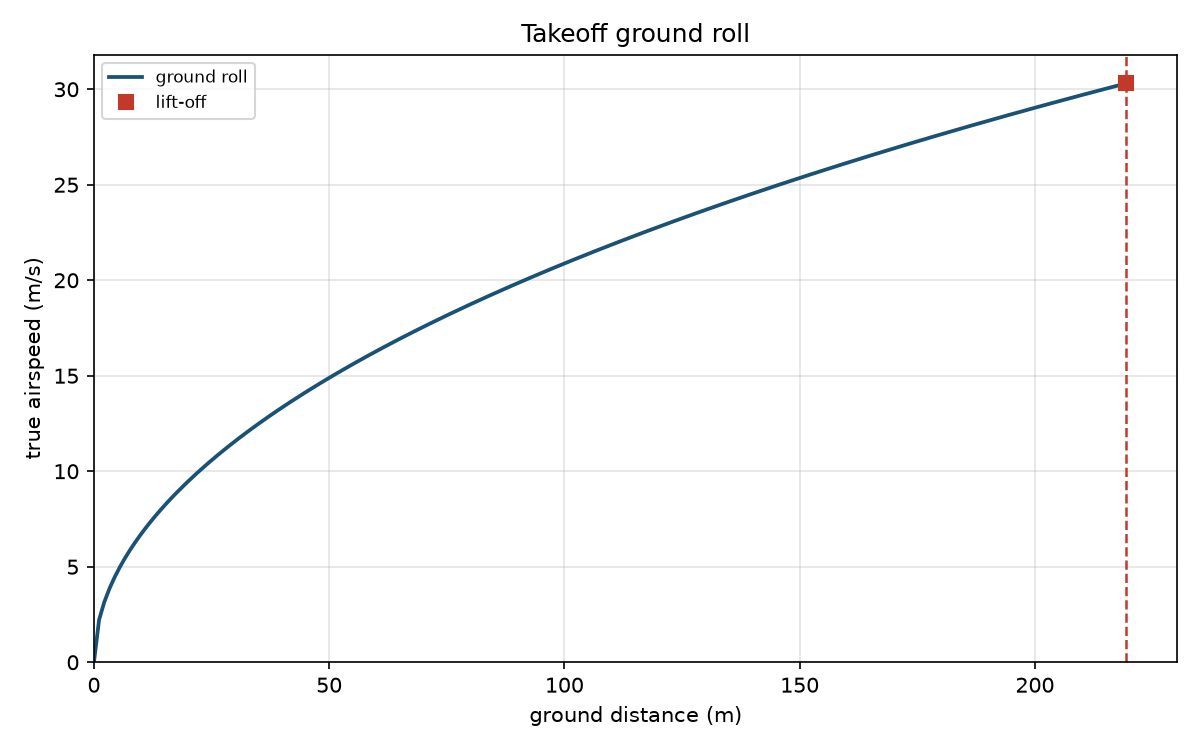

Python code for this plot:
#!/usr/bin/env python3
"""Level dry-runway ground roll from brake release to lift-off.

Wheel load is wheel_normal_force N = W - L. Rolling friction is
rolling_friction mu*N. Net force is ground_roll_net_force
T - D - mu*(W - L). Acceleration is ground_roll_acceleration a = g*F/W.
Lift-off speed is liftoff_speed kLO*Vs. Constant thrust uses
ground_roll_A, ground_roll_B, ground_roll_distance, and ground_roll_time.
Useful power with a static thrust cap integrates V/a numerically.
"""

from __future__ import annotations

import argparse
import math
import sys
import tempfile
from pathlib import Path

CHECK_TOL = 1e-8
G0 = 9.80665
PLOT_TITLE = "Takeoff ground roll"
N_PLOT = 201
N_INT = 4001
MACH_WARN = 0.3
DEFAULT_K_LO = 1.2

SKILL_DIR = Path(__file__).resolve().parent
ATMOS_DIR = SKILL_DIR.parent / "ATMOS - Standard1976"
HUMID_DIR = SKILL_DIR.parent / "AERO - DensityAndPressureAltitude"

ASSUMPTIONS = (
    "level dry zero-wind runway; rotation is not a separate segment; "
    "no obstacle, slope, or wet-runway model; "
    "wheel_normal_force N = W - L; rolling_friction Fr = mu*N; "
    "ground_roll_net_force F = T - D - mu*(W - L); "
    "ground_roll_acceleration a = g*F/W with "
    f"g = g0 = {G0:g} m/s^2; "
    "L and D from lift_force, drag_force, and drag_polar at constant "
    "takeoff CL; freestream_dynamic_pressure q = 0.5*rho*V**2; "
    "takeoff stall_speed at CLmax when given, else at CL_TO; "
    f"liftoff_speed V_LO = k_LO*V_stall, default k_LO = {DEFAULT_K_LO:g}; "
    "constant thrust uses ground_roll_A, ground_roll_B, "
    "ground_roll_distance, and ground_roll_time; "
    "useful power uses useful_thrust T = P/V capped at static thrust, "
    "and integrates V/a numerically; still air so TAS equals ground speed; "
    "incompressible; weight is a force, so m = W/g0"
)


def print_kv(key: str, value: object) -> None:
    if isinstance(value, float):
        text = f"{value:.8g}"
    else:
        text = str(value)
    print(f"{key}: {text}")


def load_atmosphere():
    folder = str(ATMOS_DIR)
    if folder not in sys.path:
        sys.path.insert(0, folder)
    try:
        from standard_1976 import GAMMA, M0, RSTAR, atmosphere, require_altitude
    except ImportError as exc:
        raise ValueError(
            "ATMOS - Standard1976 must be importable for density at --alt"
        ) from exc
    return atmosphere, require_altitude, M0, RSTAR, GAMMA


def load_humidity():
    folder = str(HUMID_DIR)
    if folder not in sys.path:
        sys.path.insert(0, folder)
    try:
        from density_and_pressure_altitude import (
            atmosphere_density,
            moist_density,
            moist_mean_molar_mass,
            saturation_vapor_pressure,
            sound_speed,
            vapor_partial_pressure,
            water_molar_mass,
        )
    except ImportError as exc:
        raise ValueError(
            "AERO - DensityAndPressureAltitude must be importable for "
            "temperature and humidity"
        ) from exc
    return {
        "atmosphere_density": atmosphere_density,
        "moist_density": moist_density,
        "moist_mean_molar_mass": moist_mean_molar_mass,
        "saturation_vapor_pressure": saturation_vapor_pressure,
        "sound_speed": sound_speed,
        "vapor_partial_pressure": vapor_partial_pressure,
        "water_molar_mass": water_molar_mass,
    }


def require_positive(name: str, value: float) -> None:
    if not math.isfinite(value) or value <= 0.0:
        raise ValueError(f"{name} must be finite and > 0")


def require_nonnegative(name: str, value: float) -> None:
    if not math.isfinite(value) or value < 0.0:
        raise ValueError(f"{name} must be finite and >= 0")


def induced_factor(aspect_ratio: float, oswald: float) -> float:
    return 1.0 / (math.pi * aspect_ratio * oswald)


def polar_cd(cd0: float, k: float, cl: float) -> float:
    return cd0 + k * cl * cl


def dynamic_pressure(rho: float, speed: float) -> float:
    """freestream_dynamic_pressure."""
    return 0.5 * rho * speed * speed


def stall_speed(weight: float, rho: float, area: float, cl: float) -> float:
    """stall_speed."""
    return math.sqrt(2.0 * weight / (rho * area * cl))


def liftoff_speed(k_lo: float, v_stall: float) -> float:
    """liftoff_speed."""
    return k_lo * v_stall


def lift_force(cl: float, q: float, area: float) -> float:
    """lift_force."""
    return cl * q * area


def drag_force(cd: float, q: float, area: float) -> float:
    """drag_force."""
    return cd * q * area


def wheel_normal_force(weight: float, lift: float) -> float:
    """wheel_normal_force."""
    return weight - lift


def rolling_friction(mu: float, normal: float) -> float:
    """rolling_friction."""
    return mu * normal


def net_force(thrust: float, drag: float, mu: float, weight: float, lift: float) -> float:
    """ground_roll_net_force."""
    return thrust - drag - mu * (weight - lift)


def acceleration(g: float, force: float, weight: float) -> float:
    """ground_roll_acceleration."""
    return g * force / weight


def accel_const(g: float, thrust: float, weight: float, mu: float) -> float:
    """ground_roll_A."""
    return g * (thrust / weight - mu)


def accel_v2(
    g: float,
    rho: float,
    area: float,
    cd: float,
    mu: float,
    cl: float,
    weight: float,
) -> float:
    """ground_roll_B."""
    return g * rho * area * (cd - mu * cl) / (2.0 * weight)


def distance_closed(a_coef: float, b_coef: float, speed: float) -> float:
    """ground_roll_distance, including B = 0."""
    if speed == 0.0:
        return 0.0
    if abs(b_coef) <= 1e-18 * max(1.0, abs(a_coef)):
        return speed * speed / (2.0 * a_coef)
    disc = a_coef - b_coef * speed * speed
    if disc <= 0.0:
        raise ValueError("net force is not positive through lift-off")
    ratio = a_coef / disc
    if ratio <= 0.0:
        raise ValueError("ground-roll log argument is not positive")
    return math.log(ratio) / (2.0 * b_coef)


def time_closed(a_coef: float, b_coef: float, speed: float) -> float:
    """ground_roll_time, with B <= 0 handled separately."""
    if speed == 0.0:
        return 0.0
    if a_coef <= 0.0:
        raise ValueError("static acceleration is not positive")
    if abs(b_coef) <= 1e-18 * max(1.0, abs(a_coef)):
        return speed / a_coef
    if b_coef > 0.0:
        root = math.sqrt(a_coef * b_coef)
        num = math.sqrt(a_coef) + speed * math.sqrt(b_coef)
        den = math.sqrt(a_coef) - speed * math.sqrt(b_coef)
        if den <= 0.0 or num <= 0.0:
            raise ValueError("net force is not positive through lift-off")
        return math.log(num / den) / (2.0 * root)
    c_coef = -b_coef
    return math.atan(speed * math.sqrt(c_coef / a_coef)) / math.sqrt(a_coef * c_coef)


def speed_from_distance(a_coef: float, b_coef: float, distance: float) -> float:
    """Invert ground_roll_distance for V(s)."""
    if distance <= 0.0:
        return 0.0
    if abs(b_coef) <= 1e-18 * max(1.0, abs(a_coef)):
        return math.sqrt(2.0 * a_coef * distance)
    expo = math.exp(-2.0 * b_coef * distance)
    inside = a_coef * (1.0 - expo) / b_coef
    if inside < 0.0:
        raise ValueError("speed from distance is not real")
    return math.sqrt(inside)


def useful_thrust(power: float, speed: float) -> float:
    """useful_thrust."""
    return power / speed


def available_thrust(
    speed: float,
    thrust: float | None,
    power: float | None,
    static: float | None,
) -> float:
    if thrust is not None:
        return thrust
    if power is None or static is None:
        raise ValueError("power needs static thrust")
    if speed <= 0.0:
        return static
    return min(static, useful_thrust(power, speed))


def forces_at(
    speed: float,
    weight: float,
    area: float,
    cl: float,
    cd: float,
    mu: float,
    rho: float,
    thrust: float | None,
    power: float | None,
    static: float | None,
) -> dict[str, float]:
    q = dynamic_pressure(rho, speed)
    lift = lift_force(cl, q, area)
    drag = drag_force(cd, q, area)
    thrust_now = available_thrust(speed, thrust, power, static)
    normal = wheel_normal_force(weight, lift)
    friction = rolling_friction(mu, normal)
    force = net_force(thrust_now, drag, mu, weight, lift)
    accel = acceleration(G0, force, weight)
    return {
        "V_m_s": speed,
        "q_Pa": q,
        "thrust_N": thrust_now,
        "L_N": lift,
        "D_N": drag,
        "N_N": normal,
        "Fr_N": friction,
        "F_N": force,
        "a_m_s2": accel,
    }


def integrate_roll(
    v_lo: float,
    weight: float,
    area: float,
    cl: float,
    cd: float,
    mu: float,
    rho: float,
    thrust: float | None,
    power: float | None,
    static: float | None,
) -> tuple[float, float, list[float], list[float]]:
    """Trapezoid of V/a and 1/a from rest to V_LO. Returns s, t, V[], s[]."""
    speeds = [v_lo * i / (N_INT - 1) for i in range(N_INT)]
    accels: list[float] = []
    for speed in speeds:
        point = forces_at(
            speed, weight, area, cl, cd, mu, rho, thrust, power, static
        )
        if point["N_N"] < -CHECK_TOL:
            raise ValueError(
                "lift exceeds weight before lift-off; lower CL_TO or k_LO"
            )
        if point["a_m_s2"] <= 0.0:
            raise ValueError("net force is not positive through lift-off")
        accels.append(point["a_m_s2"])
    distance = 0.0
    duration = 0.0
    distances = [0.0]
    for i in range(1, N_INT):
        dv = speeds[i] - speeds[i - 1]
        a0 = accels[i - 1]
        a1 = accels[i]
        v0 = speeds[i - 1]
        v1 = speeds[i]
        duration += 0.5 * (1.0 / a0 + 1.0 / a1) * dv
        distance += 0.5 * (v0 / a0 + v1 / a1) * dv
        distances.append(distance)
    return distance, duration, speeds, distances


def parcel_from_oat(
    pressure: float,
    temperature: float,
    rh: float | None,
    m0: float,
    rstar: float,
    gamma: float,
    humid: dict,
) -> tuple[float, float, float]:
    """Density, molar mass, and sound speed at station pressure and OAT."""
    if rh is None:
        rho = humid["atmosphere_density"](pressure, m0, rstar, temperature)
        molar = m0
    else:
        es = humid["saturation_vapor_pressure"](temperature)
        vapor = humid["vapor_partial_pressure"](rh, es)
        if vapor >= pressure:
            raise ValueError("vapor partial pressure at or above station pressure")
        mw = humid["water_molar_mass"]()
        rho = humid["moist_density"](pressure, vapor, m0, rstar, temperature, mw)
        molar = humid["moist_mean_molar_mass"](pressure, vapor, m0, mw)
    cs = humid["sound_speed"](gamma, rstar, temperature, molar)
    return rho, molar, cs


def warnings_for(
    k_lo: float,
    cl_to: float,
    clmax: float | None,
    v_lo: float,
    sound_speed: float | None,
    normal_lo: float,
) -> list[str]:
    notes: list[str] = []
    if k_lo < 1.0:
        notes.append(
            f"lift-off factor {k_lo:.6g} is below 1; V_LO is below takeoff stall"
        )
    if clmax is not None and cl_to > clmax:
        notes.append(
            f"takeoff CL {cl_to:.6g} is above CLmax {clmax:.6g}"
        )
    if normal_lo <= 0.0:
        notes.append("wheel load at lift-off is not positive")
    if sound_speed is not None and sound_speed > 0.0:
        mach = v_lo / sound_speed
        if mach > MACH_WARN:
            notes.append(
                f"incompressible polar at Mach {mach:.6g}; "
                f"the checked model is used above Mach {MACH_WARN}"
            )
    return notes


def linspace(start: float, stop: float, count: int) -> list[float]:
    if count == 1:
        return [start]
    step = (stop - start) / (count - 1)
    return [start + step * i for i in range(count)]


def ensure_matplotlib():
    try:
        import matplotlib

        if "matplotlib.pyplot" not in sys.modules:
            matplotlib.use("Agg")
        import matplotlib.pyplot as plt
    except ImportError as exc:
        raise ValueError("matplotlib is required to plot the ground roll") from exc
    return plt


def plot_roll(
    path: Path,
    distances: list[float],
    speeds: list[float],
    s_lo: float,
    v_lo: float,
) -> None:
    plt = ensure_matplotlib()
    fig, ax = plt.subplots(figsize=(8, 5))
    ax.plot(distances, speeds, color="#1a5276", linewidth=1.8, label="ground roll")
    ax.plot(
        s_lo,
        v_lo,
        "s",
        color="#c0392b",
        markersize=7,
        zorder=5,
        label="lift-off",
    )
    ax.axvline(s_lo, color="#c0392b", linestyle="--", linewidth=1.2)
    ax.set_xlim(0.0, max(s_lo * 1.05, distances[-1] if distances else s_lo))
    ax.set_ylim(bottom=0.0)
    ax.set_xlabel("ground distance (m)")
    ax.set_ylabel("true airspeed (m/s)")
    ax.set_title(PLOT_TITLE)
    ax.grid(True, alpha=0.35)
    ax.legend(loc="best", fontsize=8)
    fig.tight_layout()
    path.parent.mkdir(parents=True, exist_ok=True)
    try:
        fig.savefig(path, dpi=150)
    except OSError as exc:
        plt.close(fig)
        raise ValueError(f"could not write the plot: {exc}") from exc
    plt.close(fig)


def emit(
    result: dict[str, object],
    notes: list[str],
    path: Path,
) -> None:
    print_kv("title", PLOT_TITLE)
    print_kv("assumptions", ASSUMPTIONS)
    order = (
        "method",
        "weight_N",
        "area_m2",
        "CL_TO",
        "CLmax",
        "mu",
        "CD0",
        "AR",
        "e",
        "k",
        "CD",
        "k_LO",
        "density_source",
        "Z_m",
        "T_K",
        "rh",
        "rh_source",
        "p_Pa",
        "rho_kg_m3",
        "cs_m_s",
        "g0_m_s2",
        "thrust_N",
        "power_W",
        "static_thrust_N",
        "V_stall_m_s",
        "stall_CL",
        "V_LO_m_s",
        "q_LO_Pa",
        "LD_LO",
        "thrust_0_N",
        "Fr_0_N",
        "F_0_N",
        "a_0_m_s2",
        "thrust_LO_N",
        "L_LO_N",
        "D_LO_N",
        "N_LO_N",
        "Fr_LO_N",
        "F_LO_N",
        "a_LO_m_s2",
        "s_m",
        "t_s",
        "A_m_s2",
        "B_1_m",
    )
    for key in order:
        if key in result:
            print_kv(key, result[key])
    for note in notes:
        print_kv("warning", note)
    print_kv("graph", str(path))


def fail(message: str) -> int:
    print(f"check: fail: {message}", file=sys.stderr)
    return 1


def near(actual: float, expected: float, label: str) -> bool:
    if abs(actual - expected) <= CHECK_TOL + 1e-8 * abs(expected):
        return False
    print(f"check: fail: {label}: {actual} != {expected}", file=sys.stderr)
    return True


def run_check() -> int:
    weight = 10000.0
    area = 16.0
    cl_to = 0.8
    mu = 0.02
    cd0 = 0.02
    aspect_ratio = 8.0
    oswald = 0.8
    clmax = 1.6
    k_lo = DEFAULT_K_LO
    thrust = 2500.0
    atmosphere, require_altitude, _m0, _rstar, _gamma = load_atmosphere()
    state = atmosphere(0.0)
    rho = state["rho"]
    k = induced_factor(aspect_ratio, oswald)
    cd = polar_cd(cd0, k, cl_to)
    v_stall = stall_speed(weight, rho, area, clmax)
    v_lo = liftoff_speed(k_lo, v_stall)
    a_coef = accel_const(G0, thrust, weight, mu)
    b_coef = accel_v2(G0, rho, area, cd, mu, cl_to, weight)
    s_closed = distance_closed(a_coef, b_coef, v_lo)
    t_closed = time_closed(a_coef, b_coef, v_lo)
    if near(a_coef, G0 * (thrust / weight - mu), "A"):
        return 1
    if near(
        b_coef,
        G0 * rho * area * (cd - mu * cl_to) / (2.0 * weight),
        "B",
    ):
        return 1
    disc = a_coef - b_coef * v_lo * v_lo
    s_log = math.log(a_coef / disc) / (2.0 * b_coef)
    if near(s_closed, s_log, "distance closed form"):
        return 1
    root = math.sqrt(a_coef * b_coef)
    t_log = math.log(
        (math.sqrt(a_coef) + v_lo * math.sqrt(b_coef))
        / (math.sqrt(a_coef) - v_lo * math.sqrt(b_coef))
    ) / (2.0 * root)
    if near(t_closed, t_log, "time closed form"):
        return 1
    start = forces_at(0.0, weight, area, cl_to, cd, mu, rho, thrust, None, None)
    if near(start["Fr_N"], mu * weight, "static friction"):
        return 1
    if near(start["F_N"], thrust - mu * weight, "static net force"):
        return 1
    if near(start["a_m_s2"], a_coef, "static acceleration"):
        return 1
    loft = forces_at(v_lo, weight, area, cl_to, cd, mu, rho, thrust, None, None)
    if loft["N_N"] <= 0.0:
        return fail("sample lift-off wheel load was not positive")
    if near(loft["L_N"] / loft["D_N"], cl_to / cd, "L/D"):
        return 1
    s_num, t_num, _speeds, _dist = integrate_roll(
        v_lo, weight, area, cl_to, cd, mu, rho, thrust, None, None
    )
    if abs(s_num - s_closed) > 1e-3 * s_closed:
        return fail(f"numerical distance {s_num} != closed {s_closed}")
    if abs(t_num - t_closed) > 1e-3 * t_closed:
        return fail(f"numerical time {t_num} != closed {t_closed}")
    if near(speed_from_distance(a_coef, b_coef, s_closed), v_lo, "V(s) invert"):
        return 1
    if near(distance_closed(4.0, 1.0, 1.0), 0.5 * math.log(4.0 / 3.0), "A=4 B=1 s"):
        return 1
    if near(time_closed(4.0, 1.0, 1.0), 0.25 * math.log(3.0), "A=4 B=1 t"):
        return 1
    if near(distance_closed(4.0, 0.0, 2.0), 0.5, "B=0 distance"):
        return 1
    if near(time_closed(4.0, -1.0, 1.0), math.atan(0.5) / 2.0, "B<0 time"):
        return 1

    power = 1.0e7
    s_pow, t_pow, _, _ = integrate_roll(
        v_lo, weight, area, cl_to, cd, mu, rho, None, power, thrust
    )
    if abs(s_pow - s_closed) > 1e-3 * s_closed:
        return fail("high-power numerical distance did not match constant thrust")
    if abs(t_pow - t_closed) > 1e-3 * t_closed:
        return fail("high-power numerical time did not match constant thrust")

    class _Capture:
        def __init__(self) -> None:
            self.parts: list[str] = []

        def write(self, text: str) -> None:
            self.parts.append(text)

        def flush(self) -> None:
            return None

    def capture(argv: list[str]) -> tuple[int, str, str]:
        out = _Capture()
        err = _Capture()
        old_out, old_err = sys.stdout, sys.stderr
        sys.stdout, sys.stderr = out, err
        try:
            code = main(argv)
        finally:
            sys.stdout, sys.stderr = old_out, old_err
        return code, "".join(out.parts), "".join(err.parts)

    base = [
        "--weight",
        "10000",
        "--area",
        "16",
        "--clto",
        "0.8",
        "--mu",
        "0.02",
        "--cd0",
        "0.02",
        "--ar",
        "8",
        "--e",
        "0.8",
        "--alt",
        "0",
        "--clmax",
        "1.6",
    ]
    with tempfile.TemporaryDirectory() as tmp:
        out = str(Path(tmp) / "roll.png")
        code, text, err = capture(base + ["--thrust", "2500", "--out", out])
        if code != 0:
            return fail(f"main returned {code}: {err}")
        data = Path(out).read_bytes()
        if not data.startswith(b"\x89PNG"):
            return fail("run did not write a PNG")
        for key in (
            "title: Takeoff ground roll",
            "method: closed-form constant thrust",
            "V_stall_m_s:",
            "V_LO_m_s:",
            "q_LO_Pa:",
            "LD_LO:",
            "a_0_m_s2:",
            "a_LO_m_s2:",
            "s_m:",
            "t_s:",
            "graph:",
        ):
            if key not in text:
                return fail(f"stdout missing {key}")
        if "warning:" in text:
            return fail("clean sea-level case printed a warning")

        code, text, err = capture(
            base + ["--power", "80000", "--static", "2500", "--out", out]
        )
        if code != 0:
            return fail(f"power run returned {code}: {err}")
        if "method: numerical" not in text:
            return fail("power run did not print numerical method")
        if not Path(out).read_bytes().startswith(b"\x89PNG"):
            return fail("power run did not write a PNG")

        code, text, err = capture(
            base
            + [
                "--thrust",
                "2500",
                "--oat",
                "310",
                "--rh",
                "0.5",
                "--out",
                out,
            ]
        )
        if code != 0:
            return fail(f"oat run returned {code}: {err}")
        if "density_source: oat" not in text:
            return fail("oat run did not mark density_source")
        if "T_K:" not in text or "rh:" not in text:
            return fail("oat run missing T or rh")

        code, text, err = capture(
            [
                "--weight",
                "10000",
                "--area",
                "16",
                "--clto",
                "0.8",
                "--mu",
                "0.02",
                "--cd0",
                "0.02",
                "--ar",
                "8",
                "--e",
                "0.8",
                "--clmax",
                "1.6",
                "--rho",
                str(rho),
                "--thrust",
                "2500",
                "--out",
                out,
            ]
        )
        if code != 0:
            return fail(f"rho run returned {code}: {err}")
        if "density_source: density" not in text:
            return fail("rho run did not mark density_source")

        code, text, err = capture(base + ["--thrust", "2500", "--k-lo", "0.9", "--out", out])
        if code != 0 or "warning:" not in text:
            return fail("k_LO below 1 produced no warning")

    code, _text, err = capture(base)
    if code != 2 or "--thrust" not in err:
        return fail("missing thrust and power was accepted")
    code, _text, err = capture(base + ["--thrust", "2500", "--power", "80000"])
    if code != 2 or "not both" not in err:
        return fail("thrust and power were accepted together")
    code, _text, err = capture(base + ["--power", "80000"])
    if code != 2 or "--static" not in err:
        return fail("power without static thrust was accepted")
    code, _text, err = capture(base + ["--thrust", "2500", "--rho", "1.225"])
    if code != 2 or "not both" not in err:
        return fail("alt and rho were accepted together")
    code, _text, err = capture(
        [
            "--weight",
            "10000",
            "--area",
            "16",
            "--clto",
            "0.8",
            "--mu",
            "0.02",
            "--cd0",
            "0.02",
            "--ar",
            "8",
            "--e",
            "0.8",
            "--rho",
            "1.225",
            "--thrust",
            "2500",
            "--oat",
            "288.15",
        ]
    )
    if code != 2 or "--alt" not in err:
        return fail("oat with rho was accepted")
    code, _text, err = capture(base + ["--thrust", "100"])
    if code != 2:
        return fail("weak thrust was accepted")
    code, _text, err = capture(base + ["--thrust", "2500", "--clto", "2", "--clmax", "1.6"])
    if code != 2:
        return fail("CL_TO above CLmax was accepted")

    print("check: pass")
    print_kv("s_m", s_closed)
    print_kv("t_s", t_closed)
    print_kv("V_LO_m_s", v_lo)
    return 0


def parse_args(argv: list[str] | None = None) -> argparse.Namespace:
    parser = argparse.ArgumentParser(
        description=(
            "Ground-roll distance and time to lift-off on a level dry runway, "
            "with constant thrust or useful power capped at static thrust."
        )
    )
    parser.add_argument("--weight", type=float, default=None, help="weight W [N]")
    parser.add_argument("--area", type=float, default=None, help="wing planform area S [m^2]")
    parser.add_argument("--clto", type=float, default=None, help="takeoff lift coefficient CL_TO")
    parser.add_argument("--mu", type=float, default=None, help="rolling-friction coefficient")
    parser.add_argument("--cd0", type=float, default=None, help="zero-lift drag coefficient CD0")
    parser.add_argument("--ar", type=float, default=None, help="aspect ratio AR")
    parser.add_argument("--e", type=float, default=None, help="Oswald efficiency e, 0 < e <= 1")
    parser.add_argument("--thrust", type=float, default=None, help="net thrust, independent of speed [N]")
    parser.add_argument("--power", type=float, default=None, help="useful power, independent of speed [W]")
    parser.add_argument(
        "--static",
        type=float,
        default=None,
        help="finite static thrust [N], required with --power",
    )
    parser.add_argument("--alt", type=float, default=None, help="geometric altitude [m]")
    parser.add_argument("--rho", type=float, default=None, help="air density [kg/m^3]")
    parser.add_argument("--oat", type=float, default=None, help="outside air temperature [K]")
    parser.add_argument(
        "--rh",
        type=float,
        default=None,
        help="relative humidity 0 to 1, with --oat",
    )
    parser.add_argument(
        "--k-lo",
        type=float,
        default=DEFAULT_K_LO,
        help=f"lift-off speed / stall speed, default {DEFAULT_K_LO:g}",
    )
    parser.add_argument("--clmax", type=float, default=None, help="maximum lift coefficient CLmax")
    parser.add_argument("--out", type=str, default=None, help="PNG path")
    parser.add_argument("--check", action="store_true", help="run built-in consistency checks")
    return parser.parse_args(argv)


def main(argv: list[str] | None = None) -> int:
    args = parse_args(argv)
    if args.check:
        return run_check()

    supplied = {
        "--weight": args.weight,
        "--area": args.area,
        "--clto": args.clto,
        "--mu": args.mu,
        "--cd0": args.cd0,
        "--ar": args.ar,
        "--e": args.e,
    }
    missing = [flag for flag, value in supplied.items() if value is None]
    if missing:
        print(
            "error: requires --weight, --area, --clto, --mu, --cd0, --ar, and --e; "
            f"missing {', '.join(missing)}",
            file=sys.stderr,
        )
        return 2
    if args.thrust is None and args.power is None:
        print("error: requires --thrust or --power", file=sys.stderr)
        return 2
    if args.thrust is not None and args.power is not None:
        print("error: pass --thrust or --power, not both", file=sys.stderr)
        return 2
    if args.power is not None and args.static is None:
        print("error: --power requires --static", file=sys.stderr)
        return 2
    if args.thrust is not None and args.static is not None:
        print("error: --static is only used with --power", file=sys.stderr)
        return 2
    if args.alt is None and args.rho is None:
        print("error: requires --alt or --rho", file=sys.stderr)
        return 2
    if args.alt is not None and args.rho is not None:
        print("error: pass --alt or --rho, not both", file=sys.stderr)
        return 2
    if args.oat is not None and args.alt is None:
        print("error: --oat requires --alt", file=sys.stderr)
        return 2
    if args.rh is not None and args.oat is None:
        print("error: --rh requires --oat", file=sys.stderr)
        return 2

    try:
        require_positive("weight", args.weight)
        require_positive("wing area", args.area)
        require_positive("takeoff CL", args.clto)
        require_nonnegative("rolling-friction coefficient", args.mu)
        require_positive("CD0", args.cd0)
        require_positive("aspect ratio", args.ar)
        if not math.isfinite(args.e) or args.e <= 0.0 or args.e > 1.0:
            raise ValueError("Oswald efficiency must be finite, > 0, and <= 1")
        require_positive("k_LO", args.k_lo)
        if args.clmax is not None:
            require_positive("CLmax", args.clmax)
            if args.clto > args.clmax:
                raise ValueError("takeoff CL is above CLmax")
        if args.thrust is not None:
            require_positive("thrust", args.thrust)
        if args.power is not None:
            require_positive("power", args.power)
            require_positive("static thrust", args.static)
        if args.rho is not None:
            require_positive("density", args.rho)
        if args.oat is not None:
            require_positive("outside air temperature", args.oat)
        if args.rh is not None:
            if not math.isfinite(args.rh) or args.rh < 0.0 or args.rh > 1.0:
                raise ValueError("relative humidity must be finite and between 0 and 1")

        atmosphere, require_altitude, m0, rstar, gamma = load_atmosphere()
        sound = None
        altitude = None
        pressure = None
        density_source = "density"
        rh_source = None
        molar = m0
        if args.alt is not None:
            altitude = require_altitude(args.alt, "--alt")
            state = atmosphere(altitude)
            pressure = state["p"]
            if args.oat is None:
                rho = state["rho"]
                sound = state["cs"]
                density_source = "altitude"
            else:
                humid = load_humidity()
                rho, molar, sound = parcel_from_oat(
                    pressure, args.oat, args.rh, m0, rstar, gamma, humid
                )
                density_source = "oat"
                rh_source = "flag" if args.rh is not None else "dry"
        else:
            rho = args.rho

        cl_stall = args.clmax if args.clmax is not None else args.clto
        k = induced_factor(args.ar, args.e)
        cd = polar_cd(args.cd0, k, args.clto)
        v_stall = stall_speed(args.weight, rho, args.area, cl_stall)
        v_lo = liftoff_speed(args.k_lo, v_stall)
        start = forces_at(
            0.0,
            args.weight,
            args.area,
            args.clto,
            cd,
            args.mu,
            rho,
            args.thrust,
            args.power,
            args.static,
        )
        loft = forces_at(
            v_lo,
            args.weight,
            args.area,
            args.clto,
            cd,
            args.mu,
            rho,
            args.thrust,
            args.power,
            args.static,
        )
        if start["F_N"] <= 0.0:
            raise ValueError("static net force is not positive")
        if loft["N_N"] < 0.0:
            raise ValueError("lift exceeds weight before lift-off; lower CL_TO or k_LO")
        if loft["F_N"] <= 0.0:
            raise ValueError("net force at lift-off is not positive")
        if loft["D_N"] <= 0.0:
            raise ValueError("drag at lift-off is not positive")

        if args.thrust is not None:
            method = "closed-form constant thrust"
            a_coef = accel_const(G0, args.thrust, args.weight, args.mu)
            b_coef = accel_v2(G0, rho, args.area, cd, args.mu, args.clto, args.weight)
            s_lo = distance_closed(a_coef, b_coef, v_lo)
            t_lo = time_closed(a_coef, b_coef, v_lo)
            distances = linspace(0.0, s_lo, N_PLOT)
            speeds = [speed_from_distance(a_coef, b_coef, dist) for dist in distances]
        else:
            method = "numerical"
            s_lo, t_lo, speeds, distances = integrate_roll(
                v_lo,
                args.weight,
                args.area,
                args.clto,
                cd,
                args.mu,
                rho,
                args.thrust,
                args.power,
                args.static,
            )
            a_coef = None
            b_coef = None

        result: dict[str, object] = {
            "method": method,
            "weight_N": args.weight,
            "area_m2": args.area,
            "CL_TO": args.clto,
            "mu": args.mu,
            "CD0": args.cd0,
            "AR": args.ar,
            "e": args.e,
            "k": k,
            "CD": cd,
            "k_LO": args.k_lo,
            "density_source": density_source,
            "rho_kg_m3": rho,
            "g0_m_s2": G0,
            "V_stall_m_s": v_stall,
            "stall_CL": cl_stall,
            "V_LO_m_s": v_lo,
            "q_LO_Pa": loft["q_Pa"],
            "LD_LO": loft["L_N"] / loft["D_N"],
            "thrust_0_N": start["thrust_N"],
            "Fr_0_N": start["Fr_N"],
            "F_0_N": start["F_N"],
            "a_0_m_s2": start["a_m_s2"],
            "thrust_LO_N": loft["thrust_N"],
            "L_LO_N": loft["L_N"],
            "D_LO_N": loft["D_N"],
            "N_LO_N": loft["N_N"],
            "Fr_LO_N": loft["Fr_N"],
            "F_LO_N": loft["F_N"],
            "a_LO_m_s2": loft["a_m_s2"],
            "s_m": s_lo,
            "t_s": t_lo,
        }
        if args.clmax is not None:
            result["CLmax"] = args.clmax
        if altitude is not None:
            result["Z_m"] = altitude
        if args.oat is not None:
            result["T_K"] = args.oat
            result["rh"] = 0.0 if args.rh is None else args.rh
            result["rh_source"] = rh_source
        if pressure is not None:
            result["p_Pa"] = pressure
        if sound is not None:
            result["cs_m_s"] = sound
        if args.thrust is not None:
            result["thrust_N"] = args.thrust
            result["A_m_s2"] = a_coef
            result["B_1_m"] = b_coef
        if args.power is not None:
            result["power_W"] = args.power
            result["static_thrust_N"] = args.static
        notes = warnings_for(
            args.k_lo,
            args.clto,
            args.clmax,
            v_lo,
            sound,
            loft["N_N"],
        )
        out_path = Path(args.out) if args.out else SKILL_DIR / "takeoff_ground_roll.png"
        out_path = out_path.resolve()
        plot_roll(out_path, distances, speeds, s_lo, v_lo)
    except ValueError as exc:
        print(f"error: {exc}", file=sys.stderr)
        return 2

    emit(result, notes, out_path)
    return 0


if __name__ == "__main__":
    sys.exit(main())
